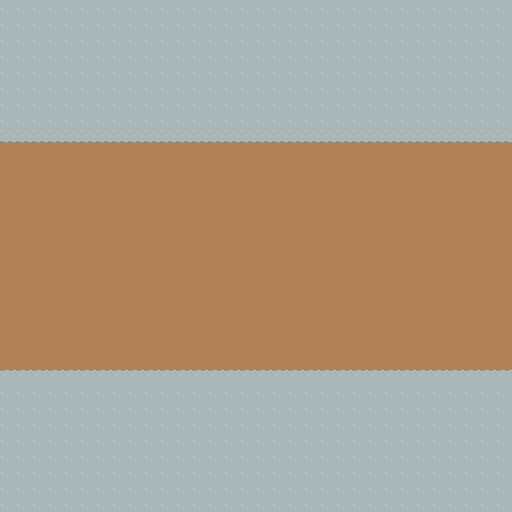

Below is a game level as drawn by its tile map, then a one-line description and the .tmx that defines it (tile-layer data replaced by summaries):
An orthogonal 32x32 tile map with 16x16 px tiles, 4 tile layers (under, under-overlay, middle, over) and 1 object (speaker).

<map version="1.0" tiledversion="1.1.5" orientation="orthogonal" renderorder="right-down" width="32" height="32" tilewidth="16" tileheight="16" infinite="0" nextobjectid="29">
 <tileset firstgid="1" name="roguelike_general" tilewidth="16" tileheight="16" spacing="1" tilecount="1767" columns="57">
  <image source="../../../sprites/tiles/roguelike.png" width="968" height="526" />
 </tileset>
 <layer name="under" width="32" height="32">
  <data>[1024 cells, 1024 non-empty, 1 distinct tile ids]</data>
 </layer>
 <layer name="under-overlay" width="32" height="32">
  <data>[1024 cells, 576 non-empty, 3 distinct tile ids]</data>
 </layer>
 <objectgroup name="objects">
  <object id="28" name="villager" type="speaker" x="83.3333" y="257">
   <properties>
    <property name="phrase" value="This is the mountain pass" />
   </properties>
   <point />
  </object>
 </objectgroup>
 <layer name="middle" width="32" height="32">
  <data>[1024 cells, 0 non-empty, 0 distinct tile ids]</data>
 </layer>
 <layer name="over" width="32" height="32">
  <data>[1024 cells, 0 non-empty, 0 distinct tile ids]</data>
 </layer>
</map>
